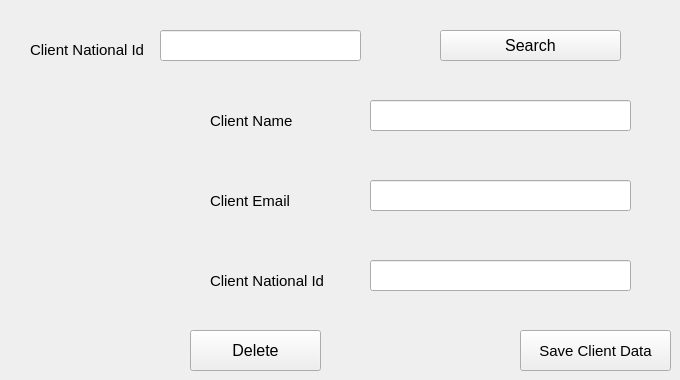
      <widget class="QWidget" name="tab_14">
       <attribute name="title">
        <string>Edit Or Delete A Client</string>
       </attribute>
       <widget class="QPushButton" name="pushButton_25">
        <property name="geometry">
         <rect>
          <x>520</x>
          <y>330</y>
          <width>151</width>
          <height>41</height>
         </rect>
        </property>
        <property name="font">
         <font>
          <family>Segoe UI</family>
          <pointsize>11</pointsize>
          <weight>50</weight>
          <bold>false</bold>
         </font>
        </property>
        <property name="text">
         <string>Save Client Data</string>
        </property>
       </widget>
       <widget class="QPushButton" name="pushButton_26">
        <property name="geometry">
         <rect>
          <x>190</x>
          <y>330</y>
          <width>131</width>
          <height>41</height>
         </rect>
        </property>
        <property name="font">
         <font>
          <family>Segoe UI</family>
          <pointsize>12</pointsize>
          <weight>50</weight>
          <bold>false</bold>
         </font>
        </property>
        <property name="text">
         <string>Delete</string>
        </property>
       </widget>
       <widget class="QPushButton" name="pushButton_27">
        <property name="geometry">
         <rect>
          <x>440</x>
          <y>30</y>
          <width>181</width>
          <height>31</height>
         </rect>
        </property>
        <property name="font">
         <font>
          <family>Segoe UI</family>
          <pointsize>12</pointsize>
          <weight>50</weight>
          <bold>false</bold>
         </font>
        </property>
        <property name="text">
         <string>Search</string>
        </property>
       </widget>
       <widget class="QLineEdit" name="lineEdit_28">
        <property name="geometry">
         <rect>
          <x>160</x>
          <y>30</y>
          <width>201</width>
          <height>31</height>
         </rect>
        </property>
       </widget>
       <widget class="QLabel" name="label_47">
        <property name="geometry">
         <rect>
          <x>30</x>
          <y>40</y>
          <width>121</width>
          <height>20</height>
         </rect>
        </property>
        <property name="font">
         <font>
          <family>Segoe UI</family>
          <pointsize>11</pointsize>
          <weight>50</weight>
          <bold>false</bold>
         </font>
        </property>
        <property name="text">
         <string>Client National Id</string>
        </property>
       </widget>
       <widget class="QLineEdit" name="lineEdit_25">
        <property name="geometry">
         <rect>
          <x>370</x>
          <y>260</y>
          <width>261</width>
          <height>31</height>
         </rect>
        </property>
       </widget>
       <widget class="QLabel" name="label_37">
        <property name="geometry">
         <rect>
          <x>210</x>
          <y>270</y>
          <width>131</width>
          <height>21</height>
         </rect>
        </property>
        <property name="font">
         <font>
          <family>Segoe UI</family>
          <pointsize>11</pointsize>
          <weight>50</weight>
          <bold>false</bold>
         </font>
        </property>
        <property name="text">
         <string>Client National Id</string>
        </property>
       </widget>
       <widget class="QLineEdit" name="lineEdit_26">
        <property name="geometry">
         <rect>
          <x>370</x>
          <y>180</y>
          <width>261</width>
          <height>31</height>
         </rect>
        </property>
       </widget>
       <widget class="QLabel" name="label_38">
        <property name="geometry">
         <rect>
          <x>210</x>
          <y>110</y>
          <width>91</width>
          <height>21</height>
         </rect>
        </property>
        <property name="font">
         <font>
          <family>Segoe UI</family>
          <pointsize>11</pointsize>
          <weight>50</weight>
          <bold>false</bold>
         </font>
        </property>
        <property name="text">
         <string>Client Name</string>
        </property>
       </widget>
       <widget class="QLineEdit" name="lineEdit_27">
        <property name="geometry">
         <rect>
          <x>370</x>
          <y>100</y>
          <width>261</width>
          <height>31</height>
         </rect>
        </property>
       </widget>
       <widget class="QLabel" name="label_39">
        <property name="geometry">
         <rect>
          <x>210</x>
          <y>190</y>
          <width>91</width>
          <height>21</height>
         </rect>
        </property>
        <property name="font">
         <font>
          <family>Segoe UI</family>
          <pointsize>11</pointsize>
          <weight>50</weight>
          <bold>false</bold>
         </font>
        </property>
        <property name="text">
         <string>Client Email</string>
        </property>
       </widget>
      </widget>
